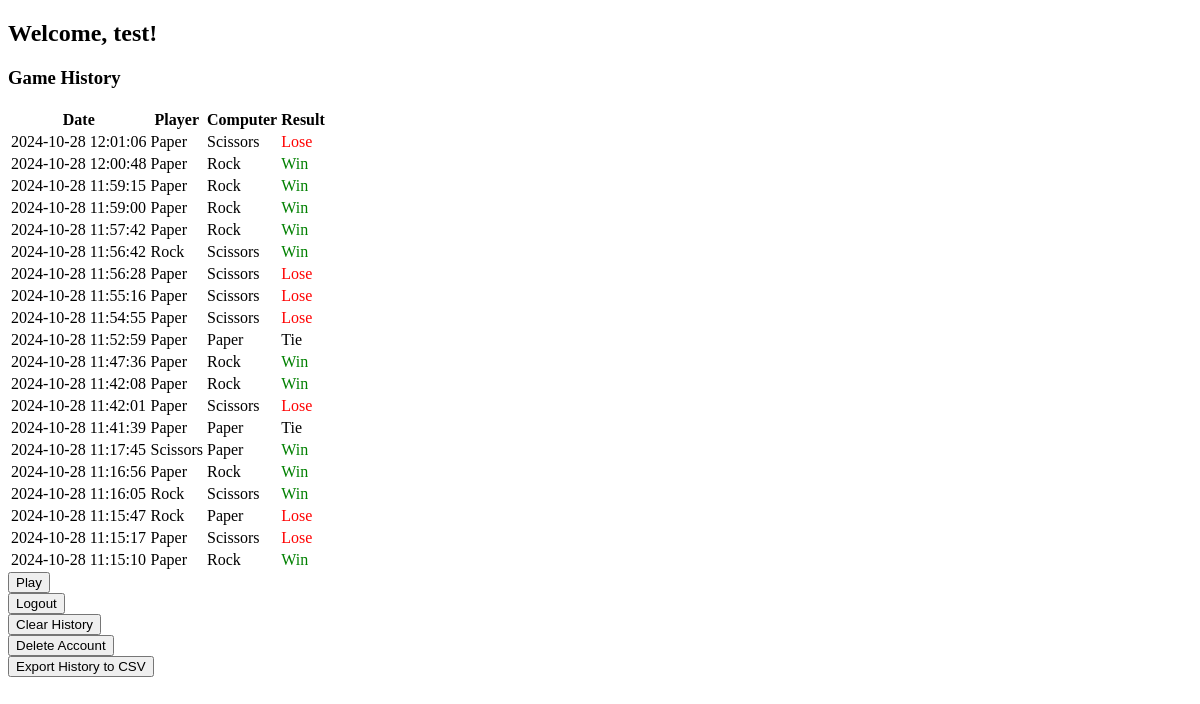
Page /profile (signed in) on the earlier database version.
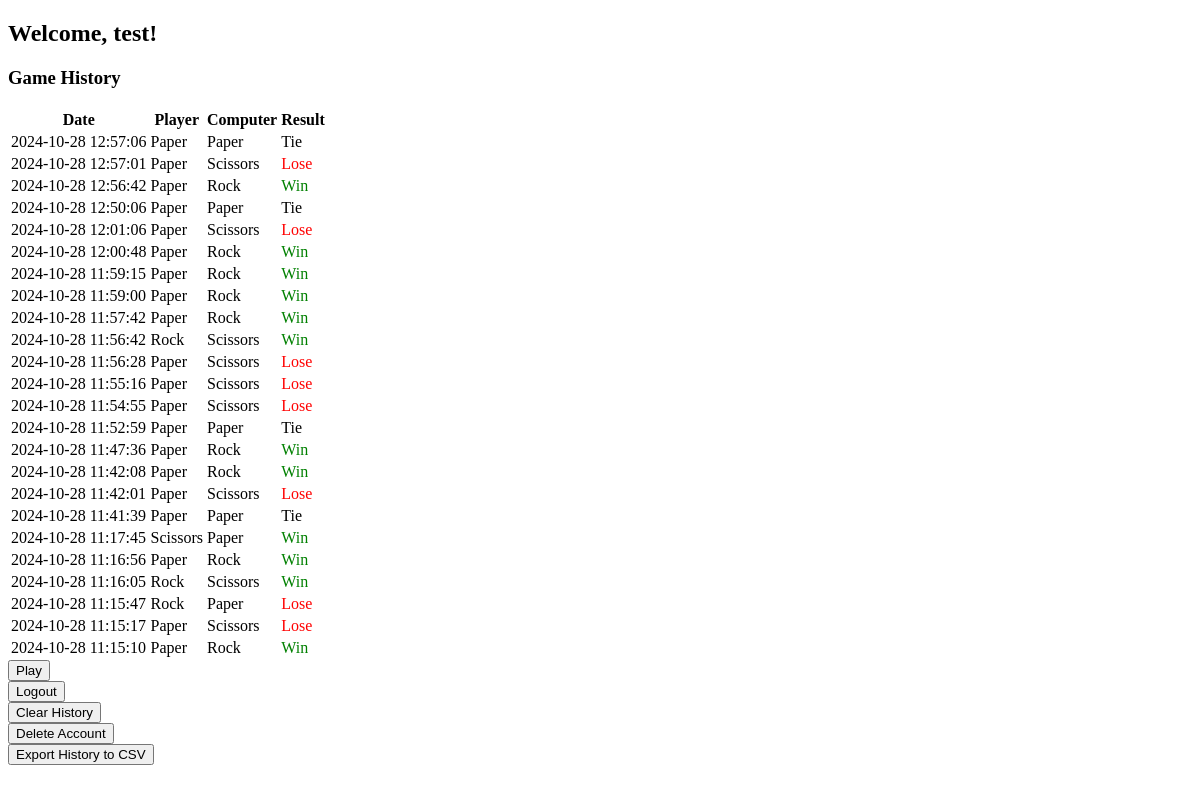
Same page on the later database version.
### models/models.py (models this page shows)
class User(db.Model, UserMixin):
    __tablename__ = 'users'
    id = db.Column(db.Integer, primary_key=True)
    username = db.Column(db.String(150), unique=True, nullable=False)
    password = db.Column(db.String(150), nullable=False)
    games = db.relationship('Game', backref='user', lazy=True)

class Game(db.Model):
    __tablename__ = 'games'
    id = db.Column(db.Integer, primary_key=True)
    user_id = db.Column(db.Integer, db.ForeignKey('users.id'), nullable=False)
    player_choice = db.Column(db.String(50), nullable=False)
    computer_choice = db.Column(db.String(50), nullable=False)
    result = db.Column(db.String(50), nullable=False)
    timestamp = db.Column(db.DateTime, default=lambda: datetime.now(timezone.utc))

### app.py (the view)
@app.route('/profile')
@login_required
def profile():
    user = User.query.get(current_user.id)
    games = Game.query.filter_by(user_id=user.id).order_by(Game.timestamp.desc())
    return render_template('profile.html', user=user, games=games)

### app.py (called while the page is built)
@login_manager.user_loader
def load_user(user_id):
    return User.query.get(int(user_id))

### templates/profile.html (shortened to what this page needs)
<!DOCTYPE html>
<html lang="en">
<head>
</head>
<body>
  <h2>Welcome, {{ user.username }}!</h2>
  <h3>Game History</h3>
  <table>
    <tr>
      <th>Date</th>
      <th>Player</th>
      <th>Computer</th>
      <th>Result</th>
    </tr>
    {% for game in games %}
    <tr>
      <td>{{ game.timestamp.strftime('%Y-%m-%d %H:%M:%S') }}</td>
      <td>{{ game.player_choice.capitalize() }}</td>
      <td>{{ game.computer_choice.capitalize() }}</td>
      <td>
        {% if 'Win' in game.result %}
            <span style="color:green">Win</span>
        {% elif 'Lose' in game.result %}
            <span style="color:red">Lose</span>
        {% elif 'Tie' in game.result %}
            <span>Tie</span>
        {% endif %}
      </td>
    </tr>
    {% endfor %}
  </table>
  <div>
    <form action="{{ url_for('home') }}" method="GET" class="play-form">
      <button type="submit" class="play-button">Play</button>
    </form>
   <form action="{{ url_for('logout') }}" method="GET">
     <button type="submit" class="logout-button">Logout</button>
   </form>
  </div>
  <form action="{{url_for('clear_history') }}" method="POST">
    <button type="submit">Clear History</button>
  </form>
  <form action="{{ url_for('delete_account') }}" method="POST">
    <button type="submit">Delete Account</button>
  </form>
  <a href="{{ url_for('export_history') }}" download>
    <button type="button">Export History to CSV</button>
  </a>
</body>
</html>

Differences in the rows shown:
added Game: timestamp "2024-10-28 12:57:06", player_choice "Paper", computer_choice "Paper", result "Tie"
added Game: timestamp "2024-10-28 12:57:01", player_choice "Paper", computer_choice "Scissors", result "Lose"
added Game: timestamp "2024-10-28 12:56:42", player_choice "Paper", computer_choice "Rock", result "Win"
added Game: timestamp "2024-10-28 12:50:06", player_choice "Paper", computer_choice "Paper", result "Tie"
